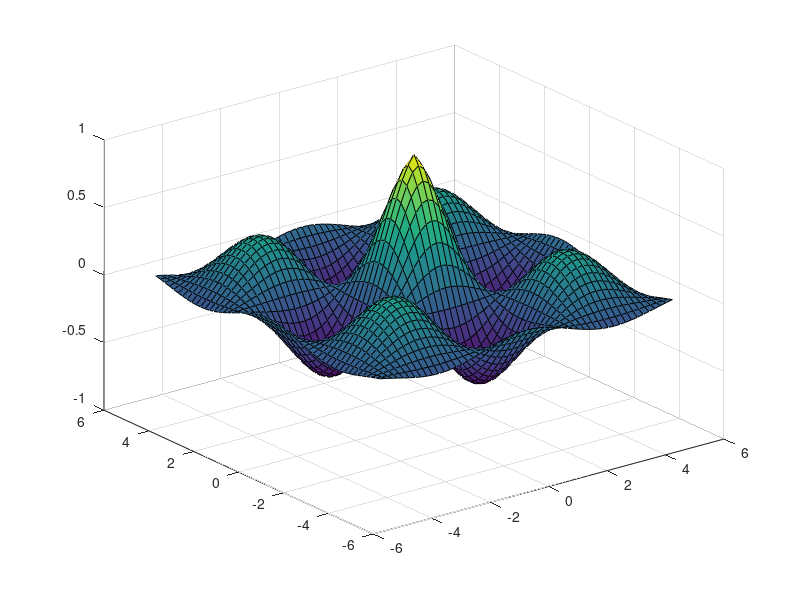

Source code (MATLAB):
% z = cos(x) cos(y) e^-sqrt((x^2+y^2)/4)
%   |x|<=5 , |y|<=5

u = -5:.2:5 ;
[X,Y] = meshgrid(u, u) ;
Z = cos(X).*cos(Y).*... 
    exp(-sqrt(X.^2+Y.^2)/4) ;
surf(X,Y,Z)
    